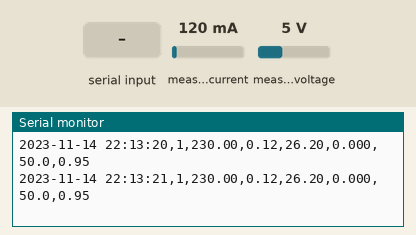
Bench run of a sketch on a simulated Arduino Uno, built with avr-gcc and run on an emulated ATmega328P. Shown: the last lines printed to the serial monitor. The test bench sets the inputs (shaded band); at power-on: measured current 120 mA, measured voltage 5 V.

Above: at 2.2 s.
2.3 s: "R90\n" received over Serial
At 2.8 s:
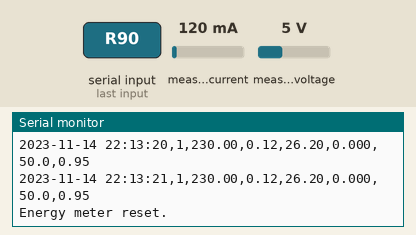
3.8 s: measured current set to 40 mA
At 4.9 s:
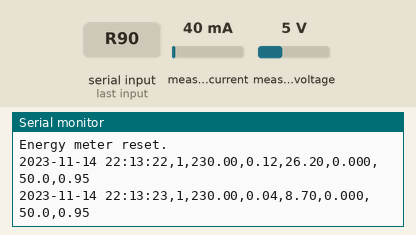
5.3 s: measured voltage set to 0.3 V
At 6.6 s:
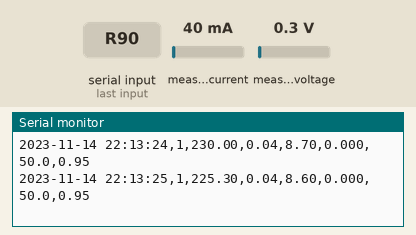
6.8 s: measured current set to 500 mA
At 7.9 s:
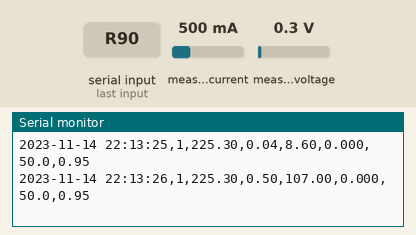
Timing chart, 0 to 9.3 s (numbered marks = the images above; inputs shaded):
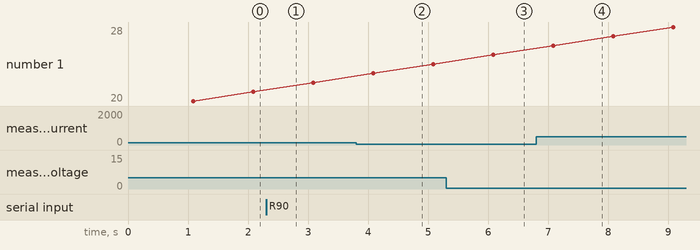

The sketch:

PZEMSoftwareSerial.ino
```cpp
/*
 PZEM004T CSV Logger for Serial Monitor
 Works with manual copy-paste from Serial Monitor
*/

#include <PZEM004Tv30.h>
#include <SoftwareSerial.h>
#include <TimeLib.h>

#if defined(ESP32)
    #error "SoftwareSerial is not supported on ESP32"
#endif

#define PZEM_RX_PIN 12
#define PZEM_TX_PIN 13

SoftwareSerial pzemSerial(PZEM_RX_PIN, PZEM_TX_PIN);
PZEM004Tv30 pzem(pzemSerial);

// Sampling every 1 second
const unsigned long SAMPLE_INTERVAL = 1000;
unsigned long lastSampleTime = 0;

void setup() {
    Serial.begin(115200);
    delay(1000);  // Give serial monitor time to connect

    setTime(compileTime());  // Set initial time
    pzem.resetEnergy();      // Reset energy counter

    Serial.println("PZEM004T CSV Logger - Manual Save via Serial Monitor");
    Serial.println("----------------------------------------------------");
    Serial.println("Commands: T = sync time, R = reset energy, H = print CSV header");
    Serial.println();
    printHeader();  // First CSV line
}

void loop() {
    processSerialCommands();

    if (millis() - lastSampleTime >= SAMPLE_INTERVAL) {
        lastSampleTime = millis();
        logMeasurements();
    }
}

void processSerialCommands() {
    if (Serial.available() > 0) {
        char c = Serial.read();
        if (c == 'T') {
            unsigned long pctime = 0;
            for (int i = 0; i < 10; i++) {
                while (!Serial.available());
                char digit = Serial.read();
                if (digit >= '0' && digit <= '9') {
                    pctime = (10 * pctime) + (digit - '0');
                }
            }
            setTime(pctime);
            Serial.println("Time synced.");
        } else if (c == 'H') {
            printHeader();
        } else if (c == 'R') {
            pzem.resetEnergy();
            Serial.println("Energy meter reset.");
        }
    }
}

void printHeader() {
    Serial.println("Timestamp,Address,Voltage(V),Current(A),Power(W),Energy(kWh),Frequency(Hz),PF");
}

void logMeasurements() {
    String timestamp = getTimestamp();
    uint8_t address = pzem.readAddress();

    float values[] = {
        pzem.voltage(),
        pzem.current(),
        pzem.power(),
        pzem.energy(),
        pzem.frequency(),
        pzem.pf()
    };

    Serial.print(timestamp);
    Serial.print(",");
    Serial.print(address, HEX);

    for (int i = 0; i < 6; i++) {
        Serial.print(",");
        if (isnan(values[i])) {
            Serial.print("Error");
        } else {
            if (i == 3) Serial.print(values[i], 3);  // Energy
            else if (i == 4) Serial.print(values[i], 1);  // Frequency
            else Serial.print(values[i]);  // Default for others
        }
    }
    Serial.println();
}

String getTimestamp() {
    char buffer[20];
    sprintf(buffer, "%04d-%02d-%02d %02d:%02d:%02d", year(), month(), day(), hour(), minute(), second());
    return String(buffer);
}

time_t compileTime() {
    const char* date = __DATE__;  // e.g. "Apr 09 2025"
    const char* time = __TIME__;  // e.g. "14:25:36"

    static const char* months[] = {
        "Jan", "Feb", "Mar", "Apr", "May", "Jun",
        "Jul", "Aug", "Sep", "Oct", "Nov", "Dec"
    };

    int month = 0;
    for (int i = 0; i < 12; i++) {
        if (strncmp(date, months[i], 3) == 0) {
            month = i + 1;
            break;
        }
    }

    int day = atoi(date + 4);
    int year = atoi(date + 7);
    int hour = atoi(time);
    int minute = atoi(time + 3);
    int second = atoi(time + 6);

    tmElements_t tm;
    tm.Year = year - 1970;
    tm.Month = month;
    tm.Day = day;
    tm.Hour = hour;
    tm.Minute = minute;
    tm.Second = second;

    return makeTime(tm);
}
```

Measured:
- after the input at 2.3 s, the serial monitor: prints a new line at once (image 1)
- after the input at 3.8 s, the serial monitor: prints a new line after 0.29 s (image 2)
- after the input at 5.3 s, the serial monitor: prints a new line after 0.79 s (image 3)
- after the input at 6.8 s, the serial monitor: prints a new line after 0.29 s (image 4)
